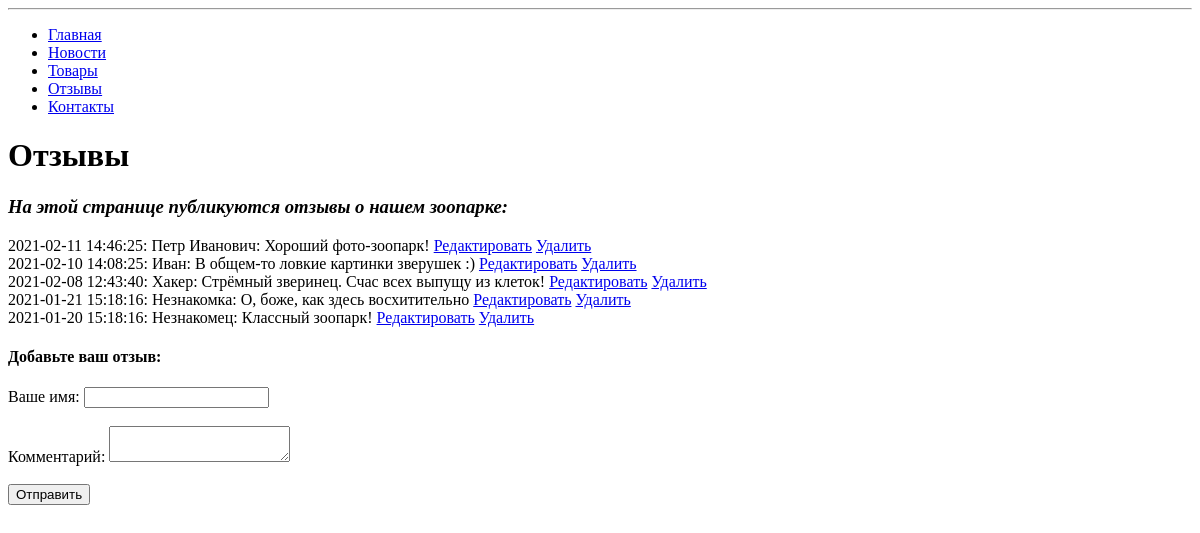
The app's page /reviews.php, older data.
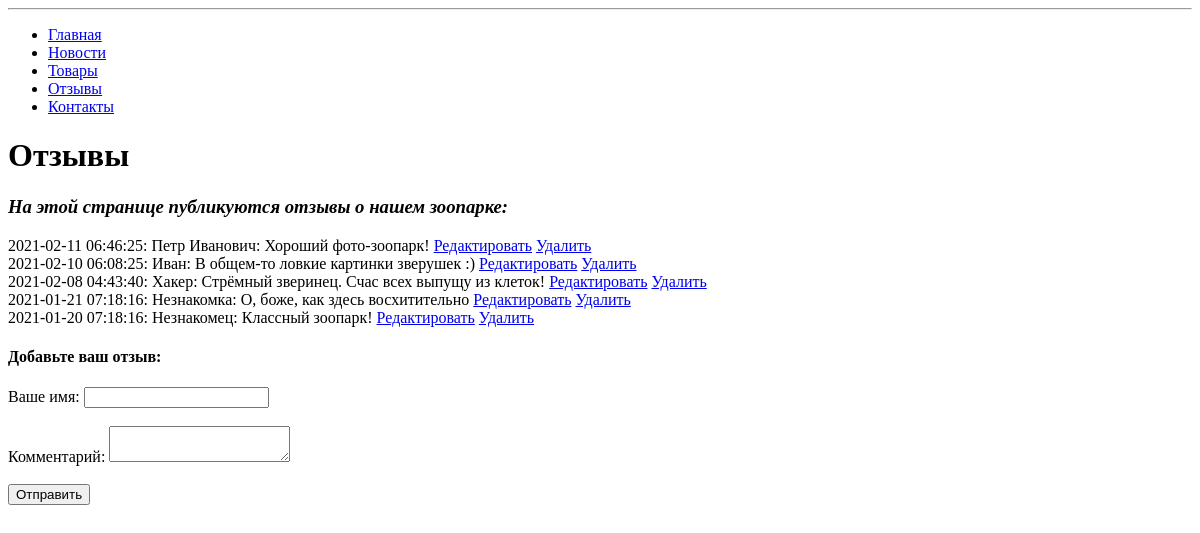
The same page, newer data.
### tables this page shows
CREATE TABLE `gallery_reviews` (
  `id` smallint(5) UNSIGNED NOT NULL,
  `date` timestamp NOT NULL DEFAULT current_timestamp(),
  `author` varchar(255) NOT NULL,
  `text` text NOT NULL
);

### engine/db.php (called while the page is built, shortened)
<?php
function createConnection()
{
    $db = mysqli_connect(DB_HOST, DB_USER, DB_PASS, DB_NAME);
    mysqli_set_charset($db, 'utf8');
    return $db;
}
function getAssocResult($sql)
{
    $db = createConnection();
    $result = mysqli_query($db, $sql);
    $arrayResult = [];
    while ($row = mysqli_fetch_assoc($result)) {
        $arrayResult[] = $row;
    }
    return $arrayResult;
}

### engine/reviews.php (the view, shortened to what this page needs)
<?php
function    getReviews(): array
{
    $sql = "SELECT * FROM gallery_reviews ORDER BY `gallery_reviews`.`date` DESC";
    return getAssocResult($sql);
}
function renderReviews($reviews)
{
    $reviews = getReviews();
    $reviewsContent = '';
    $reviewsContent .= '<div class=\"reviews\">';
    foreach($reviews as $review) {
        $reviewsContent .= $review['date'] . ': ' . $review['author'] . ': ' . $review['text'];
        $reviewsContent .= " <a href=\"editReview.php?id=" . $review['id'] . "\">Редактировать</a>";
        $reviewsContent .= " <a href=\"deleteReview.php?id=" . $review['id'] . "\">Удалить</a>";
        $reviewsContent .= '<br>';
    }
    $reviewsContent .= '<div>';
    return $reviewsContent;
}

Row changes from the older to the newer data that the page shows:
changed gallery_reviews (number 1 of 5 on the later page): value "2021-02-11 14:46:25: Петр Иванович: Хороший фото-зоопарк!" → "2021-02-11 06:46:25: Петр Иванович: Хороший фото-зоопарк!"
changed gallery_reviews (number 2 of 5 on the later page): value "2021-02-10 14:08:25: Иван: В общем-то ловкие картинки зверушек :)" → "2021-02-10 06:08:25: Иван: В общем-то ловкие картинки зверушек :)"
changed gallery_reviews (number 3 of 5 on the later page): value "2021-02-08 12:43:40: Хакер: Стрёмный зверинец. Счас всех выпущу из клеток!" → "2021-02-08 04:43:40: Хакер: Стрёмный зверинец. Счас всех выпущу из клеток!"
changed gallery_reviews (number 4 of 5 on the later page): value "2021-01-21 15:18:16: Незнакомка: О, боже, как здесь восхитительно" → "2021-01-21 07:18:16: Незнакомка: О, боже, как здесь восхитительно"
changed gallery_reviews (number 5 of 5 on the later page): value "2021-01-20 15:18:16: Незнакомец: Классный зоопарк!" → "2021-01-20 07:18:16: Незнакомец: Классный зоопарк!"
